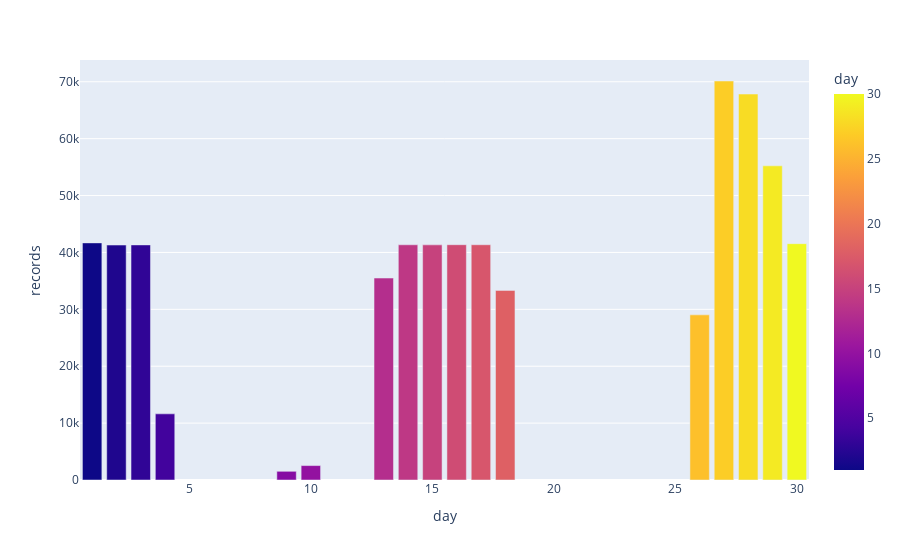

Source (notebook cell):
### Code cell
#Day Analysis
day_grp = df.groupby('day').size().reset_index(name="records")
px.bar(data_frame = day_grp,x="day",y="records",color="day", barmode="group")

### Figure 1 — Plotly figure (JSON) as saved in the notebook; plotly's stock layout.template omitted (floating-point values rounded to 4 significant figures)
{"data": [{"alignmentgroup": "True", "hovertemplate": "day=%{marker.color}<br>records=%{y}<extra></extra>", "legendgroup": "", "marker": {"color": [1, 2, 3, 4, 9, 10, 13, 14, 15, 16, 17, 18, 26, 27, 28, 29, 30], "coloraxis": "coloraxis", "pattern": {"shape": ""}}, "name": "", "offsetgroup": "", "orientation": "v", "showlegend": false, "textposition": "auto", "type": "bar", "x": [1, 2, 3, 4, 9, 10, 13, 14, 15, 16, 17, 18, 26, 27, 28, 29, 30], "xaxis": "x", "y": [41680, 41298, 41323, 11627, 1529, 2534, 35496, 41344, 41332, 41359, 41354, 33329, 29028, 70135, 67842, 55222, 41544], "yaxis": "y"}], "layout": {"barmode": "group", "coloraxis": {"colorbar": {"title": {"text": "day"}}, "colorscale": [[0, "#0d0887"], [0.1111, "#46039f"], [0.2222, "#7201a8"], [0.3333, "#9c179e"], [0.4444, "#bd3786"], [0.5556, "#d8576b"], [0.6667, "#ed7953"], [0.7778, "#fb9f3a"], [0.8889, "#fdca26"], [1, "#f0f921"]]}, "legend": {"tracegroupgap": 0}, "margin": {"t": 60}, "xaxis": {"anchor": "y", "domain": [0, 1], "title": {"text": "day"}}, "yaxis": {"anchor": "x", "domain": [0, 1], "title": {"text": "records"}}}}
